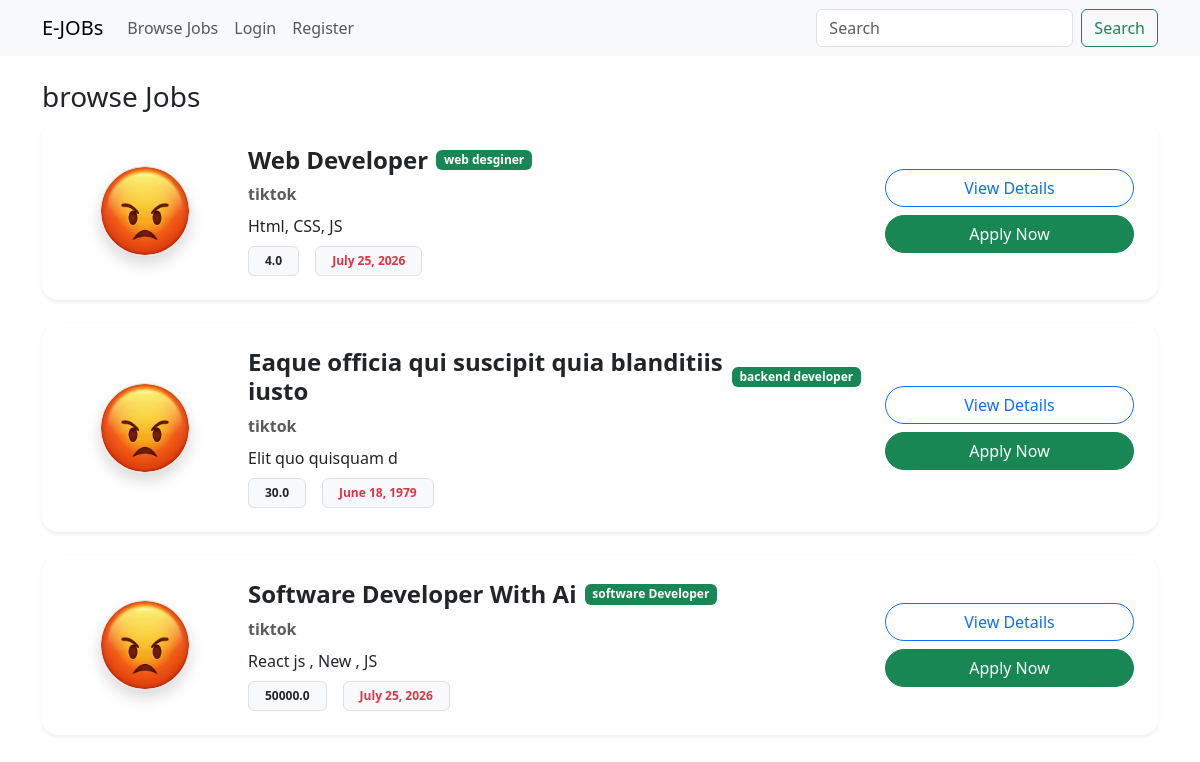
/browse-job/, run on an earlier commit of the app's database.
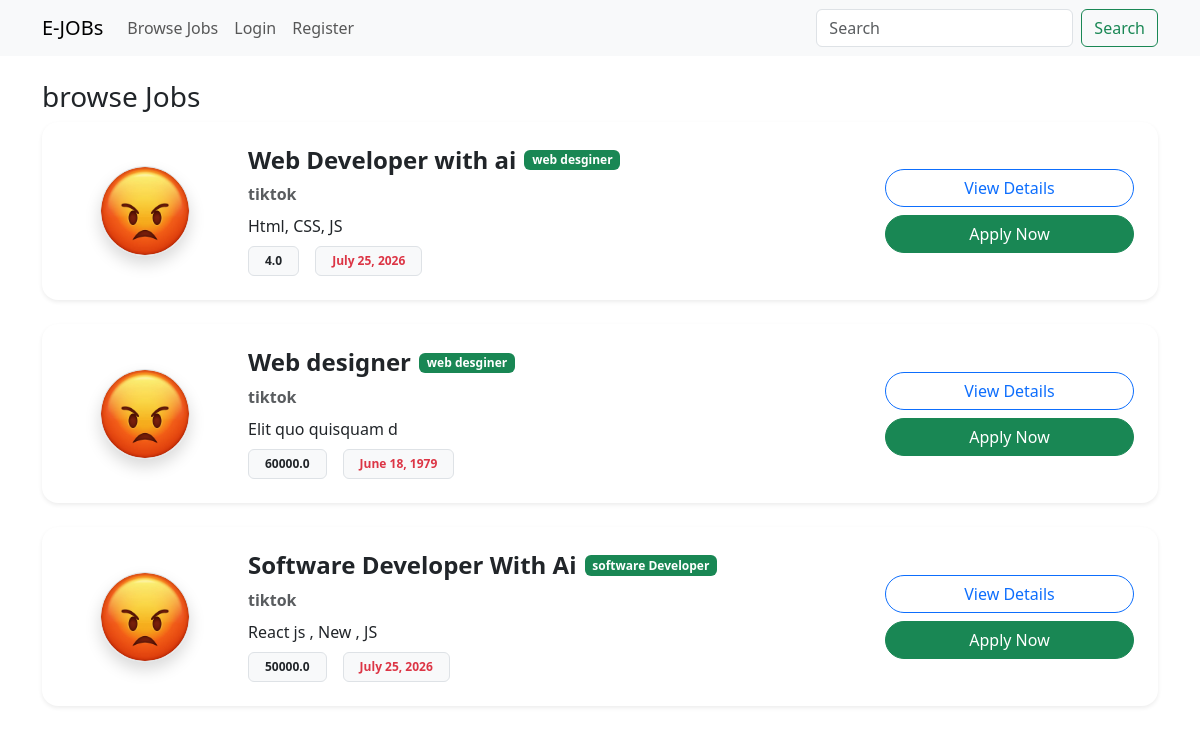
And on a later commit of the database.
### jobportal/models.py (models this page shows, shortened)
class JobPostModel(models.Model):
    posted_by = models.ForeignKey(
        RecruiterProfileModel,
        on_delete=models.CASCADE,
        related_name='job_post_info',
        null=True
    )
    title = models.CharField(max_length=200, null=True)
    number_of_openings = models.PositiveIntegerField(null=True)
    category = models.ForeignKey(
        CategoryModel,
        on_delete=models.CASCADE,
        null=True
    )
    description = models.TextField(null=True)
    skills_set = models.TextField(null=True)
    deadline = models.DateField(null=True)
    salary = models.FloatField(null=True)
    created_at = models.DateField(auto_now_add=True, null=True)
    updated_at = models.DateField(auto_now=True, null=True)

class CategoryModel(models.Model):
    name = models.CharField(max_length=200, null=True)

class RecruiterProfileModel(models.Model):
    recruiter = models.OneToOneField(
        User,
        on_delete=models.CASCADE,
        related_name='recruiter_profile',
        null=True
    )
    company_name = models.CharField(max_length=200, null=True)
    address = models.TextField(null=True)
    contact = models.CharField(max_length=20, null=True)
    logo = models.ImageField(upload_to='company_logo', null=True)
    created_at = models.DateField(auto_now_add=True, null=True)
    updated_at = models.DateField(auto_now=True, null=True)

### jobportal/views.py (the view)
# urls.py: path('browse-job/',browse_job_view, name='browse_job_view'),
def browse_job_view(request):
    current_user = request.user
    if not current_user:
        if current_user.user_type == 'Recruiter':
            job_data = JobPostModel.objects.filter(posted_by = current_user.recruiter_profile)
    job_data = JobPostModel.objects.all()
    context = {
        'job_data': job_data
    }
    return render(request,'browse-jobs.html', context)

### jobportal/templates/browse-jobs.html (shortened to what this page needs)
{% extends 'master/base.html' %}
{% block content %}
    <h3>browse Jobs</h3>
    {% for job in job_data %}
  <div class="card border-0 shadow-sm rounded-4 mb-4 job-card">
    <div class="card-body p-4">
      <div class="row align-items-center">
        <div class="col-lg-2 col-md-3 text-center mb-3 mb-md-0">
          <img src="{{ job.posted_by.logo.url }}"
               alt="{{ job.posted_by.company_name }}"
               class="img-fluid rounded-circle border shadow"
               style="width:90px;height:90px;object-fit:cover;">
        </div>
        <div class="col-lg-7 col-md-6">
          <div class="d-flex align-items-center mb-2">
            <h4 class="fw-bold mb-0 me-2">
              {{ job.title }}
            </h4>
            <span class="badge bg-success">
              {{ job.category.name }}
            </span>
          </div>
          <p class="text-muted mb-2">
            <strong>{{ job.posted_by.company_name }}</strong>
          </p>
          <p class="mb-2">
            {{ job.skills_set }}
          </p>
          <div class="d-flex flex-wrap gap-3">
            <span class="badge bg-light text-dark border px-3 py-2">
              {{ job.salary }}
            </span>
            <span class="badge bg-light text-danger border px-3 py-2">
              {{ job.deadline }}
            </span>
          </div>
        </div>
        <div class="col-lg-3 col-md-3 text-md-end mt-3 mt-md-0">
            <a href=""
              class="btn btn-outline-primary rounded-pill px-4 mb-2 w-100">
                View Details
            </a>
        <a href="{% url 'apply_job_view' job.id %}"
        class="btn btn-success rounded-pill px-4 w-100">
            Apply Now
        </a>
        </div>
      </div>
    </div>
  </div>
  {% endfor %}
{% endblock content %}

What changed in the data, as far as the page shows it:
changed JobPostModel "Html, CSS, JS": title "Web Developer" → "Web Developer with ai"
changed JobPostModel "Elit quo quisquam d": title "Eaque officia qui suscipit quia blanditiis iusto" → "Web designer"; category.name "backend developer" → "web desginer"; salary "30.0" → "60000.0"
